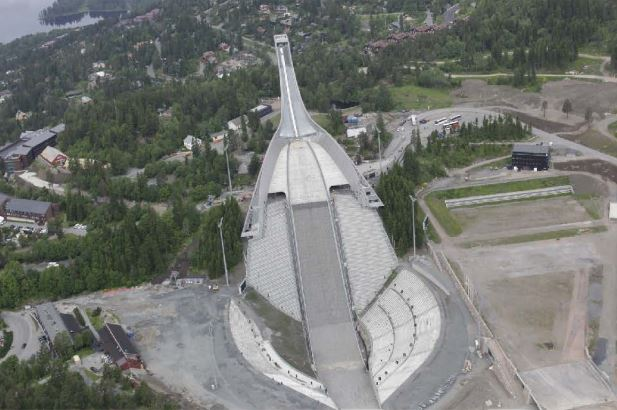
#> input picture images/bridge_left.JPG, 617 x 410 px, found by its file name
$ python annotator.py
#> lines starting #> are read from the running program, lines starting #| are printed output that depends on the picture
import matplotlib.pyplot as plt
from os import path

class Annotator:
    """
    Object used to manually label interest points in pairs of objects
    Example usage:
    >>> ann = Annotator(<im1>, <im2>, check_for_annotations = True)
        - creates a new object. It is by default in annotation mode
        - check_for_annotations will force the check of previously
        labelled interest points in the same directory as annotator.py

    >>> ann.annotate()
        - shows the plot window containing both images.
        labelling starts by clicking on an interest point in the leftmost image
        then click on the associated point in the right image.
        Do this for however many interest points are needed
        - close plot window to finish labelling

    >>> ann.save_annotations()
        - saves the new labelling into files linked to the images' filenames

    """
    def __init__(self, path1, path2, annotation_mode = True, check_for_annotations = True):
#> called with path1 = 'bridge_left.JPG', path2 = 'bridge_right.JPG', annotation_mode = True, check_for_annotations = True
        self.image_paths = [path1, path2]
        self.images = [
            plt.imread(p) for p in self.image_paths
            ]
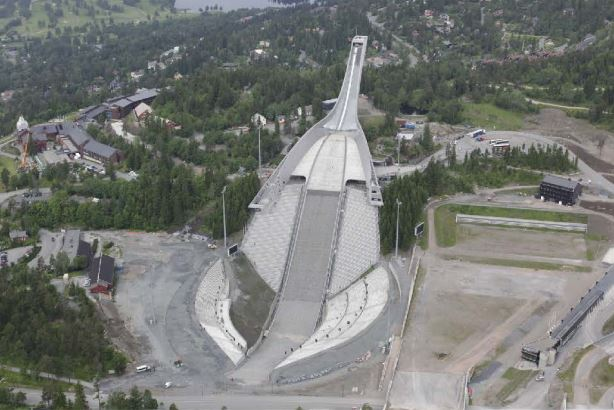
#> input picture images/bridge_right.JPG, 614 x 410 px, found by its file name
#> self.images = 2 items

        if annotation_mode:
            print('Loading Annotator in annotation mode...')
            self.current_image = 0

            if check_for_annotations:
                self.coords = self.__look_for_annotations()
            else:
                self.coords = [[], []]

            self.display_images()
            self.cid = self.fig.canvas.mpl_connect('button_press_event', self.__onClick)

        else:
            print('Loading Annotator in data load mode...')
            self.coords = self.__look_for_annotations()

    def display_images(self, show = False):
        self.fig, self.axes = plt.subplots(1, 2)
        self.axes[0].imshow(self.images[0])
        self.axes[1].imshow(self.images[1])

        if self.coords[0]:
            x, y = zip(*self.coords[0])
            self.axes[0].scatter(x, y, marker='x', c='y')
        if self.coords[1]:
            x, y = zip(*self.coords[1])
            self.axes[1].scatter(x, y, marker='x', c='y')

        if show:
            plt.show()

    def __onClick(self, event):

        ix, iy = event.xdata, event.ydata
        if ix is not None and iy is not None:
            ix, iy = int(ix), int(iy)
            print('Image: {}, x = {}, y = {}'.format(self.current_image, ix, iy))
            self.coords[self.current_image].append([ix, iy])

            self.axes[self.current_image].scatter([ix], [iy], marker='x', c='r')
            self.fig.canvas.draw()

            self.current_image = int(not self.current_image)

    def annotate(self):
        plt.show()
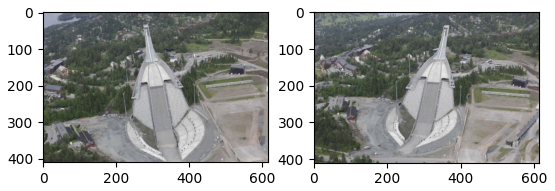
#> figure drawn by matplotlib, 2 panels

    def save_annotations(self):
        annotation_names = self.process_paths()

        for i, annot in enumerate(annotation_names):
            print('Saving annotations for {} to {}'.format(self.image_paths[i], annot))
            string_coords = '\n'.join([' '.join(list(map(str, c))) for c in self.coords[i]])
            with open(annot, 'w') as f:
                f.write(string_coords)

    def __look_for_annotations(self):
        annotation_names = self.process_paths()
        coords = [[], []]

        for i, annot in enumerate(annotation_names):
            if path.exists(annot):
                print('Found annotations for {} @ {}, loading...'.format(self.image_paths[i], annot))
                with open(annot, 'r') as f:
                    try:
                        data = [list(map(int, c.split(' '))) for c in f.read().split('\n')]
                    except ValueError:
                        data = []
                        print('==> WARNING: annotations for {} found, but file is empty'.format(self.image_paths[i]))

                coords[i] = data
            else:
                print('==> WARNING: annotations for {} not found'.format(self.image_paths[i]))

        return coords

    def process_paths(self):
        images = ['.'.join(path.basename(p).split('.')[:-1]) for p in self.image_paths]
        return ['{}_annotation.txt'.format(name) for name in images]


if __name__ == '__main__':
    # ann = Annotator('edge.PNG', 'edge.1.PNG', check_for_annotations = True) # create annotator object
    # ann.annotate() # begin annotating images
    # ann.save_annotations() # write annotations to disk

    # ann = Annotator('edge.PNG', 'edge.1.PNG', annotation_mode = False) # create annotator object in simple display mode
    # ann.display_images(show=True) # display images + annotations

    ann = Annotator('bridge_left.JPG', 'bridge_right.JPG', check_for_annotations = True) # create annotator object
    ann.annotate() # begin annotating images
    ann.save_annotations() # write annotations to disk
